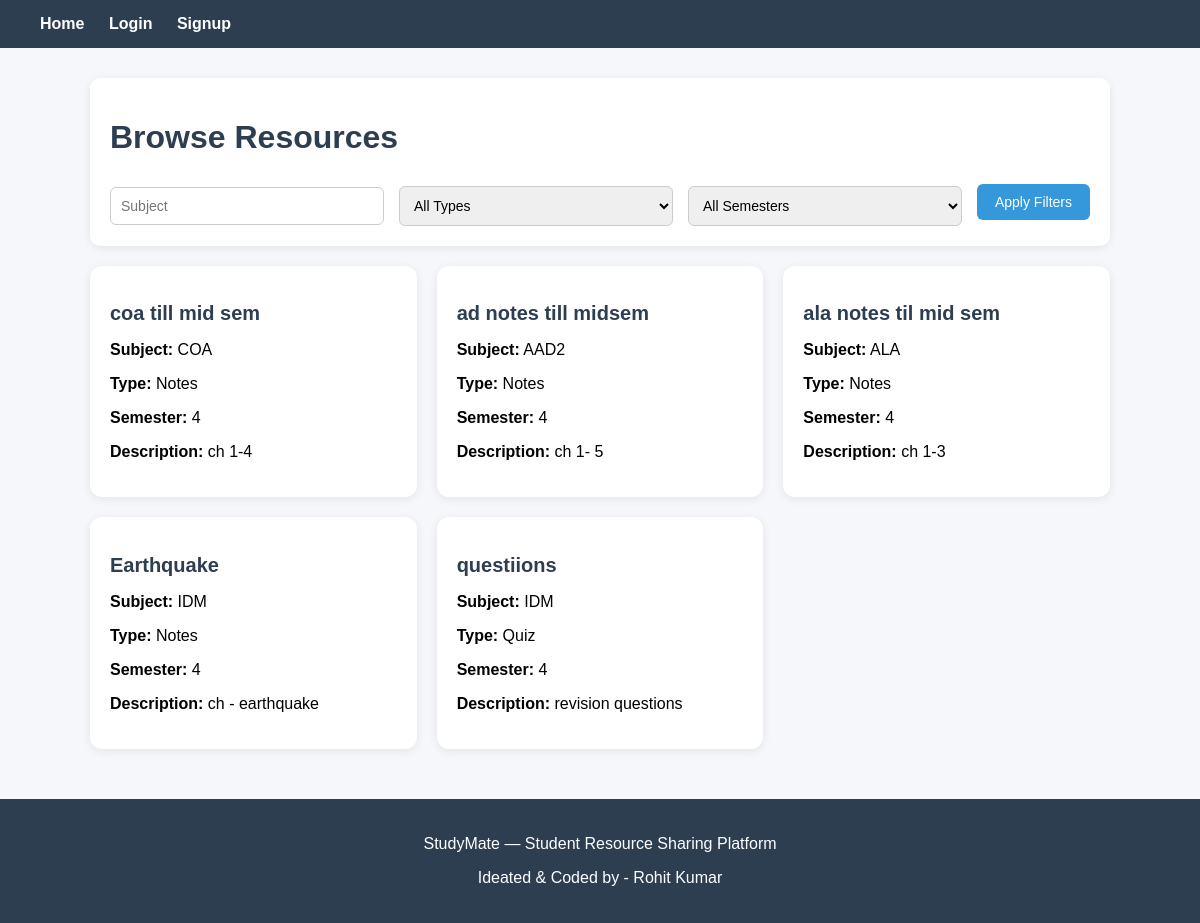
The page /browse/ on the database its author committed.
### resources/models.py (models this page shows, shortened)
class Resource(models.Model):
    RESOURCE_TYPES = [
        ('Notes', 'Notes'),
        ('PYQ', 'PYQ'),
        ('Quiz', 'Quiz'),
        ('Assignment', 'Assignment'),
        ('Lab File', 'Lab File'),
    ]
    SEMESTER_CHOICES = [
        ('1', 'Semester 1'),
        ('2', 'Semester 2'),
        ('3', 'Semester 3'),
        ('4', 'Semester 4'),
        ('5', 'Semester 5'),
        ('6', 'Semester 6'),
        ('7', 'Semester 7'),
        ('8', 'Semester 8'),
    ]
    title = models.CharField(max_length=200)
    subject = models.CharField(max_length=100)
    resource_type = models.CharField(
        max_length=50,
        choices=RESOURCE_TYPES
    )
    semester = models.CharField(
        max_length=10,
        choices=SEMESTER_CHOICES
    )
    description = models.TextField()
    file = models.FileField(upload_to='notes/')
    uploaded_by = models.ForeignKey(
        User,
        on_delete=models.CASCADE
    )
    upload_date = models.DateTimeField(auto_now_add=True)
    is_approved = models.BooleanField(default=False)

### resources/views.py (the view)
# urls.py: path('browse/', views.browse_resources, name='browse'),
def browse_resources(request):
    resources = Resource.objects.filter(
        is_approved=True
    )
    subject = request.GET.get('subject')
    resource_type = request.GET.get('resource_type')
    semester = request.GET.get('semester')
    if subject:
        resources = resources.filter(
            subject__icontains=subject
        )
    if resource_type:
        resources = resources.filter(
            resource_type=resource_type
        )
    if semester:
        resources = resources.filter(
            semester=semester
        )
    return render(request, 'browse.html', {
        'resources': resources
    })

### resources/templates/browse.html (shortened to what this page needs)
{% extends 'base.html' %}
{% block content %}
<div class="card">
    <h1>Browse Resources</h1>
    <form method="GET" class="filter-bar">
        <input
            type="text"
            name="subject"
            placeholder="Subject"
        >
        <select name="resource_type">
            <option value="">All Types</option>
        </select>
        <select name="semester">
            <option value="">All Semesters</option>
        </select>
        <button type="submit">
            Apply Filters
        </button>
    </form>
</div>
<div class="resource-grid">
    {% for resource in resources %}
    <div class="resource-card">
        <h2>
            <a href="/resource/{{ resource.id }}/">
                {{ resource.title }}
            </a>
        </h2>
        <p>
            <strong>Subject:</strong>
            {{ resource.subject }}
        </p>
        <p>
            <strong>Type:</strong>
            {{ resource.resource_type }}
        </p>
        <p>
            <strong>Semester:</strong>
            {{ resource.semester }}
        </p>
        <p>
            <strong>Description:</strong>
            {{ resource.description|truncatewords:15 }}
        </p>
    </div>
    {% empty %}
    <div class="card">
        <p>No matching resources found.</p>
    </div>
    {% endfor %}
</div>
{% endblock %}

### resources/templates/base.html (shortened to what this page needs)
{% load static %}
<!DOCTYPE html>
<html lang="en">
<head>
    <link rel="stylesheet" href="{% static 'css/style.css' %}">
</head>
<body>
    <nav>
        <a href="/">Home</a>
        {% if user.is_authenticated %}
            <a href="/dashboard/">Dashboard</a>
            <a href="/upload/">Upload</a>
            <a href="/browse/">Browse</a>
            <a href="/my-uploads/">My Uploads</a>
            <a href="/profile/">Profile</a>
            {% if user.is_staff %}
                <a href="/pending-resources/">
                    Pending Resources
                </a>
            {% endif %}
            <a href="/logout/">Logout</a>
        {% else %}
            <a href="/login/">Login</a>
            <a href="/signup/">Signup</a>
        {% endif %}
    </nav>
    <div class="container">
        {% block content %}
        {% endblock %}
    </div>
    <footer>
        <p>StudyMate — Student Resource Sharing Platform</p>
        <p>Ideated & Coded by - Rohit Kumar</p>
    </footer>
</body>
</html>

### resources/static/css/style.css (style rules this page uses)
body { font-family: Arial, sans-serif; margin: 0; padding: 0; background: #f5f7fa; }
nav { background: #2c3e50; padding: 15px 40px; }
nav a { color: white; text-decoration: none; margin-right: 20px; font-weight: bold; }
.container { width: 85%; margin: 30px auto; }
.card { background: white; padding: 20px; margin-bottom: 20px; border-radius: 10px; box-shadow: 0px 2px 8px rgba(0, 0, 0, 0.08); }
button { background: #3498db; color: white; border: none; padding: 10px 18px; border-radius: 6px; cursor: pointer; font-size: 14px; }
footer { margin-top: 50px; background: #2c3e50; color: white; text-align: center; padding: 20px; }
input, select, textarea { width: 100%; padding: 10px; margin-top: 8px; margin-bottom: 15px; border: 1px solid #ccc; border-radius: 6px; font-size: 14px; }
h1, h2, h3 { color: #2c3e50; }
.filter-bar { display: flex; gap: 15px; align-items: center; flex-wrap: wrap; }
.filter-bar input, .filter-bar select { width: auto; flex: 1; min-width: 180px; margin-bottom: 0; }
.resource-grid { display: grid; grid-template-columns: repeat(3, 1fr); gap: 20px; }
.resource-card { background: white; padding: 20px; border-radius: 12px; box-shadow: 0px 2px 10px rgba(0, 0, 0, 0.08); transition: 0.3s; }
.resource-card h2 { font-size: 20px; margin-bottom: 15px; }
.resource-card a { text-decoration: none; color: #2c3e50; }

### rows shown on the page
Resource: title "coa till mid sem", subject "COA", resource_type "Notes", semester "4", description "ch 1-4"
Resource: title "ad notes till midsem", subject "AAD2", resource_type "Notes", semester "4", description "ch 1- 5"
Resource: title "ala notes til mid sem", subject "ALA", resource_type "Notes", semester "4", description "ch 1-3"
Resource: title "Earthquake", subject "IDM", resource_type "Notes", semester "4", description "ch - earthquake"
Resource: title "questiions", subject "IDM", resource_type "Quiz", semester "4", description "revision questions"
